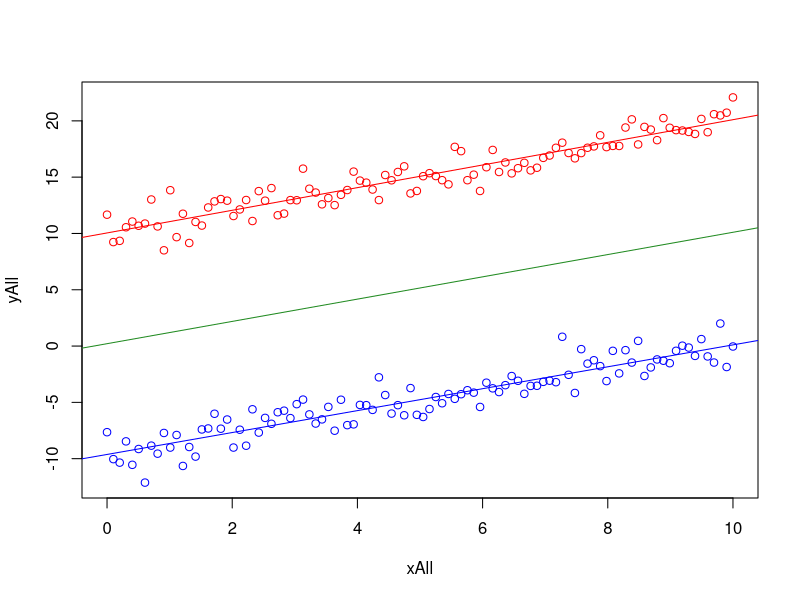
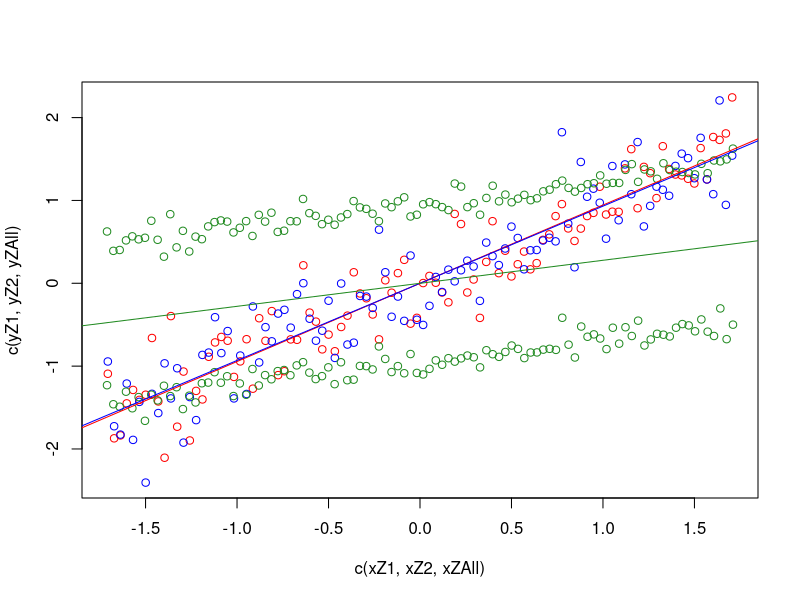
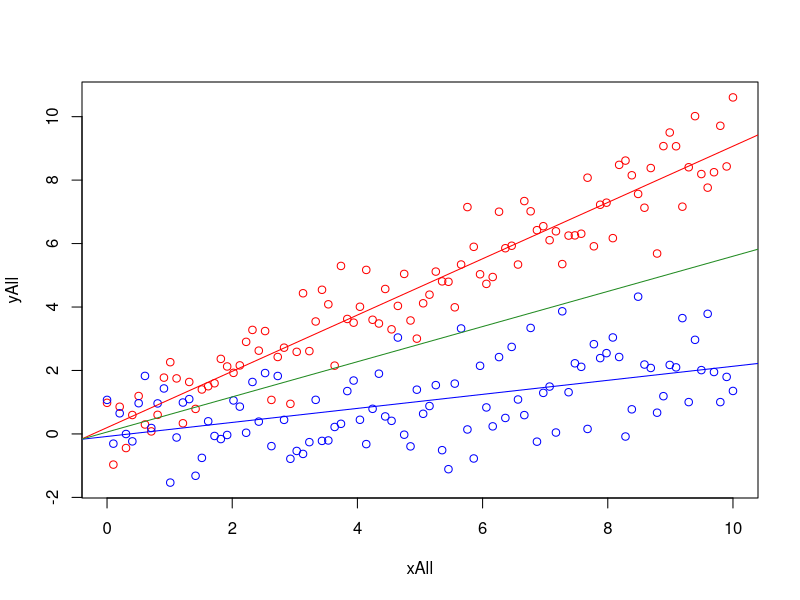
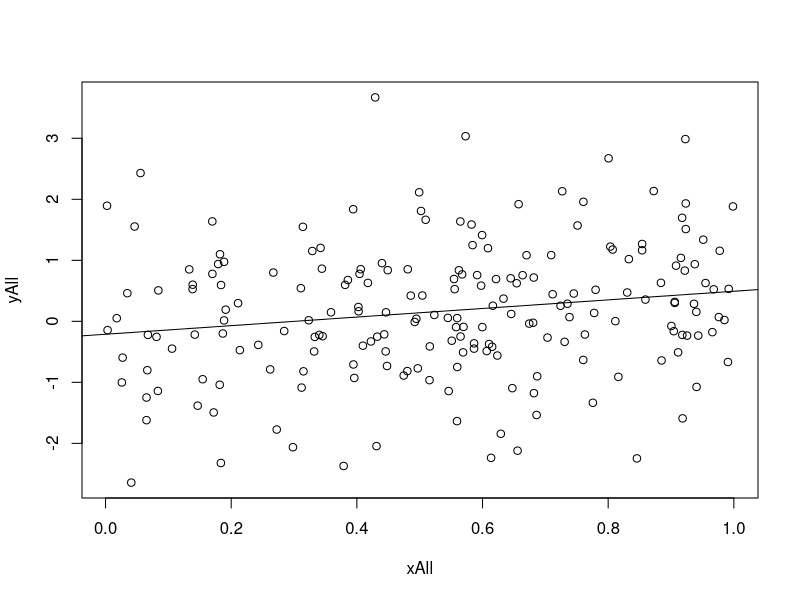
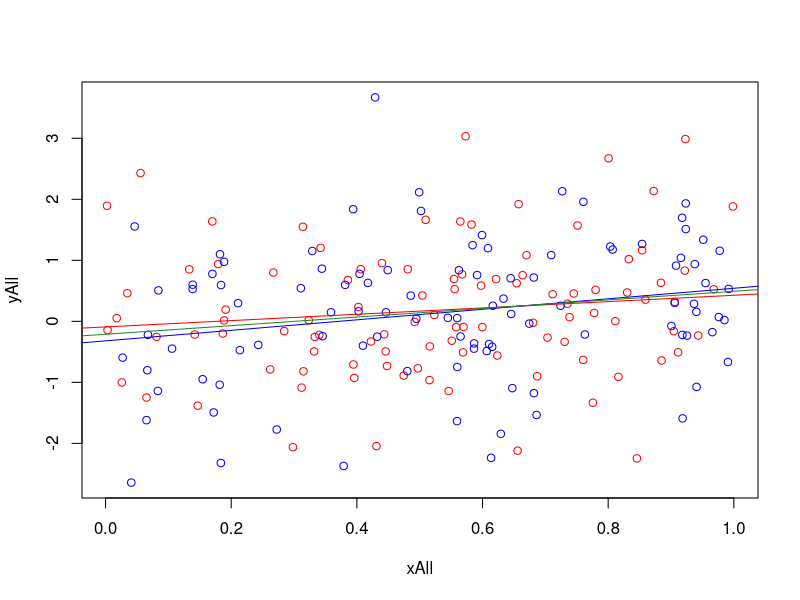
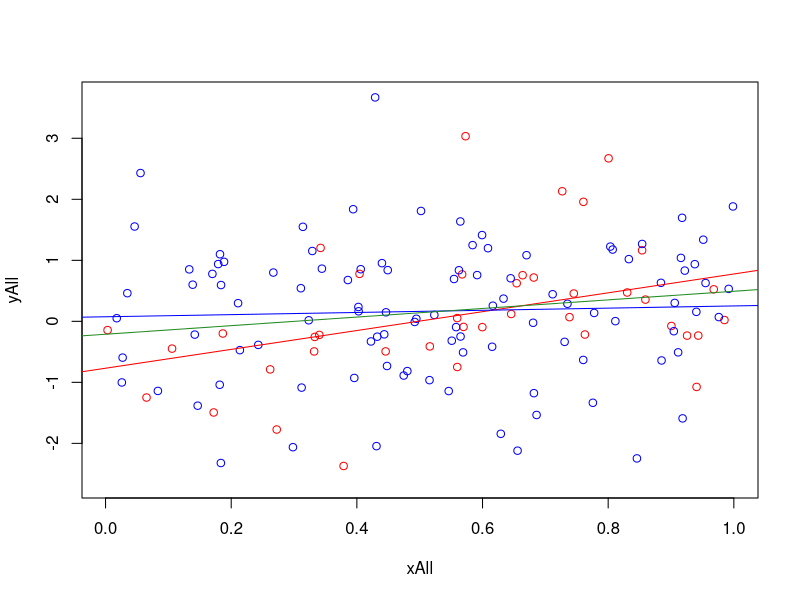

Generate these figures, in order, with R:
## ---- chunk 1
set.seed(30482)
## ---- chunk 2
n <- 200

x1 <- seq(0, 10, length.out = n/2)
x2 <- seq(0, 10, length.out = n/2)

errs <- rnorm(n/2, sd = 1)

y1 <- 10 + 1 * x1 + rnorm(n/2)
y2 <- -10 + 1 * x2 + rnorm(n/2)

xAll <- c(x1, x2); yAll <- c(y1, y2)

print(c1 <- cor(x1, y1))
print(c2 <- cor(x2, y2))
print(avgc <- mean(c(c1, c2)))
print(cor(xAll, yAll))
## ---- chunk 3
plot(xAll, yAll, type = 'n')
points(x1, y1, col = 'red'); points(x2, y2, col = 'blue')
abline(lm(y1 ~ x1), col = 'red')
abline(lm(y2 ~ x2), col = 'blue')

summary(lm(y1 ~ x1))
summary(lm(y2 ~ x2))

avgMod <- lm(yAll ~ xAll)
abline(avgMod, col = 'forestgreen')
## ---- chunk 4
xZ1 <- scale(x1); xZ2 <- scale(x2); yZ1 <- scale(y1); yZ2 <- scale(y2)
xZAll <- scale(xAll); yZAll <- scale(yAll)

plot(c(xZ1, xZ2, xZAll), c(yZ1, yZ2, yZAll), type = 'n')
points(xZ1, yZ1, col = 'red'); points(xZ2, yZ2, col = 'blue')
points(xZAll, yZAll, col = 'forestgreen')
abline(lm(yZ1 ~ xZ1), col = 'red')
abline(lm(yZ2 ~ xZ2), col = 'blue')
abline(lm(yZAll ~ xZAll), col = 'forestgreen')
## ---- chunk 5
y1 <- .9 * x1 + rnorm(n/2)
y2 <- .2 * x2 + rnorm(n/2)

xAll <- c(x1, x2); yAll <- c(y1, y2)

print(c1 <- cor(x1, y1))
print(c2 <- cor(x2, y2))
print(avc <- mean(c(c1, c2)))
print(cor(xAll, yAll))
## ---- chunk 6
plot(xAll, yAll, type = 'n')
points(x1, y1, col = 'red'); points(x2, y2, col = 'blue')
abline(lm(y1 ~ x1), col = 'red')
abline(lm(y2 ~ x2), col = 'blue')

summary(lm(y1 ~ x1))
summary(lm(y2 ~ x2))

avgMod <- lm(yAll ~ xAll)
abline(avgMod, col = 'forestgreen')
## ---- chunk 7
xAll <- runif(n)
yAll <- .6 * xAll + rnorm(n)

cor(xAll, yAll)
mod <- lm(yAll ~ xAll)
plot(xAll, yAll)
abline(mod)
## ---- chunk 8
nSmall <- n / 2
sampleIndices <- sample(1:length(xAll), nSmall * 2)
set1Indices <- sampleIndices[1:(length(sampleIndices) / 2)]
set2Indices <- sampleIndices[(length(sampleIndices) / 2 + 1):length(sampleIndices)]

x1 <- xAll[set1Indices]; x2 <- xAll[set2Indices]
y1 <- yAll[set1Indices]; y2 <- yAll[set2Indices]

print(c1 <- cor(x1, y1))
print(c2 <- cor(x2, y2))
print(mean(c(c1, c2)))
print(cor(xAll, yAll))
## ---- chunk 9
plot(xAll, yAll, type = 'n')
points(x1, y1, col = 'red'); points(x2, y2, col = 'blue')
abline(lm(y1 ~ x1), col = 'red')
abline(lm(y2 ~ x2), col = 'blue')

summary(lm(y1 ~ x1))
summary(lm(y2 ~ x2))

avgMod <- lm(yAll ~ xAll)
abline(avgMod, col = 'forestgreen')
## ---- chunk 10
nSmall1 <- floor(n / 5)
nSmall2 <- n - nSmall
sampleIndices <- sample(1:length(xAll), n)
set1Indices <- sampleIndices[1:nSmall1]
set2Indices <- sampleIndices[nSmall2:length(sampleIndices)]

x1 <- xAll[set1Indices]; x2 <- xAll[set2Indices]
y1 <- yAll[set1Indices]; y2 <- yAll[set2Indices]

print(c1 <- cor(x1, y1))
print(c2 <- cor(x2, y2))
print(mean(c(c1, c2)))
print(cor(xAll, yAll))
## ---- chunk 11
plot(xAll, yAll, type = 'n')
points(x1, y1, col = 'red'); points(x2, y2, col = 'blue')
abline(lm(y1 ~ x1), col = 'red')
abline(lm(y2 ~ x2), col = 'blue')

summary(lm(y1 ~ x1))
summary(lm(y2 ~ x2))

avgMod <- lm(yAll ~ xAll)
abline(avgMod, col = 'forestgreen')
